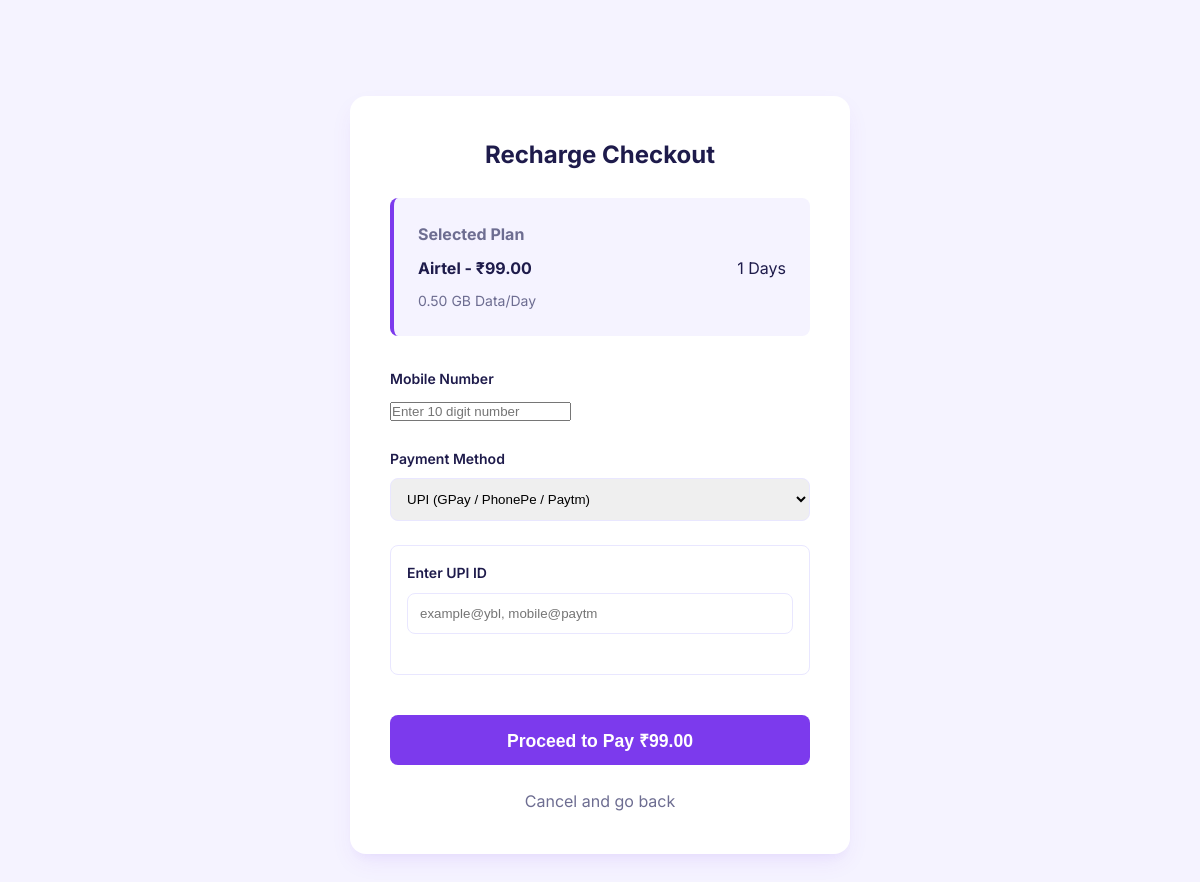
Page /recharge.php?id=17 on the committed database.
### tables this page shows
CREATE TABLE IF NOT EXISTS plans (
    id INT AUTO_INCREMENT PRIMARY KEY,
    operator ENUM('Jio', 'Airtel', 'VI') NOT NULL,
    price DECIMAL(10, 2) NOT NULL,
    validity INT NOT NULL,  
    data_per_day DECIMAL(5, 2) NOT NULL,  
    is_best_plan BOOLEAN DEFAULT FALSE,
    created_at TIMESTAMP DEFAULT CURRENT_TIMESTAMP
);

### recharge.php (the view, shortened to what this page needs)
<?php
require_once 'db.php';
$plan_id = $_GET['id'] ?? ($_POST['plan_id'] ?? null);
$stmt = $pdo->prepare("SELECT * FROM plans WHERE id = ?");
$stmt->execute([$plan_id]);
$plan = $stmt->fetch();
?>
<!DOCTYPE html>
<html lang="en">
<head>
    <link rel="stylesheet" href="style.css">
</head>
<body>
<div class="container">
    <div class="checkout-container">
        <h2 style="margin-bottom: 1.5rem; text-align: center;">Recharge Checkout</h2>
        <div class="plan-summary">
            <h4 style="color: var(--text-muted); margin-bottom: 0.5rem;">Selected Plan</h4>
            <div style="display: flex; justify-content: space-between; align-items: center;">
                <strong><?php echo $plan['operator']; ?> - ₹<?php echo $plan['price']; ?></strong>
                <span><?php echo $plan['validity']; ?> Days</span>
            </div>
            <p style="font-size: 0.875rem; color: var(--text-muted); margin-top: 0.5rem;">
                <?php echo $plan['data_per_day']; ?> GB Data/Day
            </p>
        </div>
        <form method="POST" action="recharge.php?id=<?php echo $plan['id']; ?>">
<div class="filter-group">
    <label>Mobile Number</label>
    <input type="tel" name="mobile_number" placeholder="Enter 10 digit number" maxlength="10" pattern="[0-9]{10}" title="Please enter a 10-digit mobile number" required oninput="this.value = this.value.replace(/[^0-9]/g, '');">
</div>
            <div class="filter-group">
                <label>Payment Method</label>
                <select id="payment_method" name="payment_method" onchange="togglePaymentFields()" required>
                    <option value="upi">UPI (GPay / PhonePe / Paytm)</option>
                </select>
            </div>
            <div id="upi_fields" style="display: block; border: 1px solid var(--border-color); padding: 1rem; border-radius: 8px; margin-bottom: 1.5rem;">
                <div class="filter-group">
                    <label>Enter UPI ID</label>
                    <input type="text" name="upi_id" placeholder="example@ybl, mobile@paytm">
                </div>
            </div>
            <button type="submit" name="process_recharge" class="btn-apply" style="margin-top: 1rem; font-size: 1.1rem; height: 50px;">
                Proceed to Pay ₹<?php echo $plan['price']; ?>
            </button>
            <a href="index.php" style="display: block; text-align: center; margin-top: 1.5rem; color: var(--text-muted); text-decoration: none;">
                Cancel and go back
            </a>
        </form>
    </div>
</div>
</body>
</html>

### style.css (style rules this page uses)
:root { --primary: #7c3aed; --primary-hover: #6d28d9; --bg-color: #f5f3ff; --card-bg: #ffffff; --text-main: #1e1b4b; --text-muted: #6d6d91; --border-color: #e9e7ff; --accent-jio: #005eb8; --accent-airtel: #e30613; --accent-vi: #ffb400; --shadow: 0 10px 25px -5px rgba(124, 58, 237, 0.1), 0 8px 10px -6px rgba(124, 58, 237, 0.05); --radius: 16px; }
* { margin: 0; padding: 0; box-sizing: border-box; }
body { font-family: 'Inter', sans-serif; background-color: var(--bg-color); color: var(--text-main); line-height: 1.6; }
.container { max-width: 1200px; margin: 0 auto; padding: 2rem; }
.filter-group { margin-bottom: 1.5rem; }
.filter-group label { display: block; font-size: 0.875rem; font-weight: 600; margin-bottom: 0.5rem; }
.filter-group select, .filter-group input[type="text"], .filter-group input[type="number"] { width: 100%; padding: 0.75rem; border: 1px solid var(--border-color); border-radius: 8px; outline: none; transition: border-color 0.2s; }
.btn-apply { width: 100%; padding: 0.75rem; background: var(--primary); color: white; border: none; border-radius: 8px; font-weight: 600; cursor: pointer; transition: background 0.2s; }

### recharge.php (style rules this page uses)
.checkout-container { max-width: 500px; margin: 4rem auto; background: white; padding: 2.5rem; border-radius: var(--radius); box-shadow: var(--shadow); }
.plan-summary { background: var(--bg-color); padding: 1.5rem; border-radius: 8px; margin-bottom: 2rem; border-left: 4px solid var(--primary); }

### rows in the picture
plans: operator "Airtel", price "99.00", validity "1", data_per_day "0.50"
